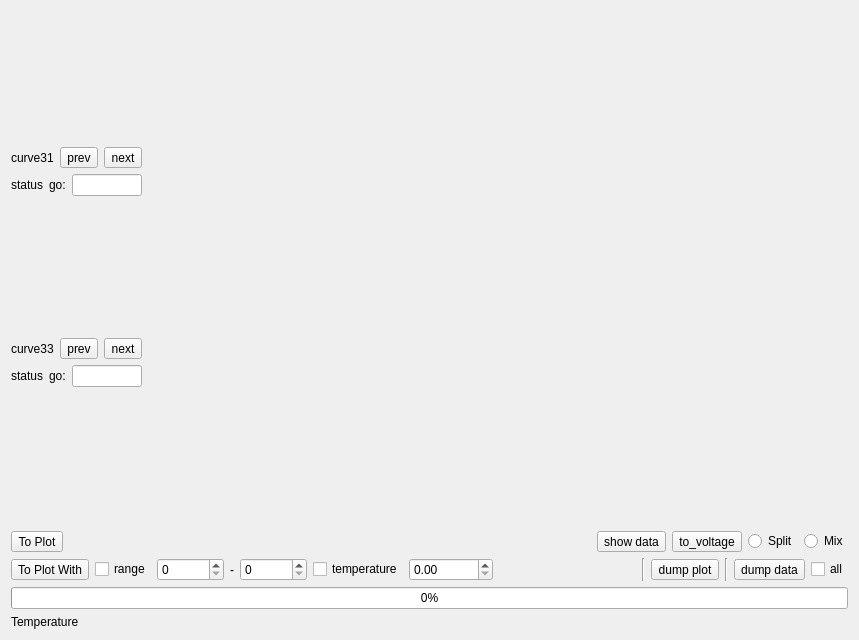
<?xml version="1.0" encoding="UTF-8"?>
<ui version="4.0">
 <class>FormPlotHistory</class>
 <widget class="QWidget" name="FormPlotHistory">
  <property name="geometry">
   <rect>
    <x>0</x>
    <y>0</y>
    <width>859</width>
    <height>640</height>
   </rect>
  </property>
  <property name="windowTitle">
   <string>PlotHistory</string>
  </property>
  <layout class="QGridLayout" name="gridLayout" rowstretch="1,0,0,0,0" columnstretch="1,9">
   <item row="4" column="0">
    <widget class="QLabel" name="labelTemperature">
     <property name="sizePolicy">
      <sizepolicy hsizetype="Preferred" vsizetype="Fixed">
       <horstretch>0</horstretch>
       <verstretch>0</verstretch>
      </sizepolicy>
     </property>
     <property name="text">
      <string>Temperature</string>
     </property>
    </widget>
   </item>
   <item row="1" column="0" colspan="2">
    <layout class="QHBoxLayout" name="hLayOpt">
     <item>
      <widget class="QToolButton" name="tBtnToPlot">
       <property name="text">
        <string>To Plot</string>
       </property>
      </widget>
     </item>
     <item>
      <spacer name="horizontalSpacer">
       <property name="orientation">
        <enum>Qt::Orientation::Horizontal</enum>
       </property>
       <property name="sizeHint" stdset="0">
        <size>
         <width>40</width>
         <height>20</height>
        </size>
       </property>
      </spacer>
     </item>
     <item>
      <widget class="QToolButton" name="tBtnShowData">
       <property name="text">
        <string>show data</string>
       </property>
      </widget>
     </item>
     <item>
      <widget class="QToolButton" name="tBtnToVoltage">
       <property name="text">
        <string>to_voltage</string>
       </property>
      </widget>
     </item>
     <item>
      <widget class="QRadioButton" name="radioButtonSplit">
       <property name="text">
        <string>Split</string>
       </property>
      </widget>
     </item>
     <item>
      <widget class="QRadioButton" name="radioButtonMix">
       <property name="text">
        <string>Mix</string>
       </property>
      </widget>
     </item>
    </layout>
   </item>
   <item row="0" column="1">
    <widget class="QStackedWidget" name="stackedWidget">
     <widget class="QWidget" name="pageMix">
      <layout class="QGridLayout" name="gridLayout_3">
       <item row="0" column="0">
        <layout class="QGridLayout" name="gLayMix"/>
       </item>
      </layout>
     </widget>
     <widget class="QWidget" name="pageSplit">
      <layout class="QGridLayout" name="gridLayout_5">
       <item row="0" column="0">
        <layout class="QGridLayout" name="gLay31"/>
       </item>
       <item row="1" column="0">
        <layout class="QGridLayout" name="gLay33"/>
       </item>
      </layout>
     </widget>
    </widget>
   </item>
   <item row="0" column="0">
    <layout class="QVBoxLayout" name="verticalLayout" stretch="9,9">
     <item>
      <layout class="QVBoxLayout" name="vLay14">
       <item>
        <layout class="QHBoxLayout" name="hLay14">
         <item>
          <widget class="QLabel" name="label14">
           <property name="text">
            <string>curve31</string>
           </property>
          </widget>
         </item>
         <item>
          <widget class="QToolButton" name="tBtnPrev14">
           <property name="text">
            <string>prev</string>
           </property>
          </widget>
         </item>
         <item>
          <widget class="QToolButton" name="tBtnNext14">
           <property name="text">
            <string>next</string>
           </property>
          </widget>
         </item>
        </layout>
       </item>
       <item>
        <layout class="QHBoxLayout" name="hLay14Status">
         <item>
          <widget class="QLabel" name="labelStatus31">
           <property name="text">
            <string>status</string>
           </property>
          </widget>
         </item>
         <item>
          <layout class="QHBoxLayout" name="hLay14StatusGo">
           <item>
            <widget class="QLabel" name="label14Go">
             <property name="text">
              <string>go:</string>
             </property>
            </widget>
           </item>
           <item>
            <widget class="QLineEdit" name="lineEdit14Go"/>
           </item>
          </layout>
         </item>
        </layout>
       </item>
      </layout>
     </item>
     <item>
      <layout class="QVBoxLayout" name="vLay24">
       <item>
        <layout class="QHBoxLayout" name="hLay24">
         <item>
          <widget class="QLabel" name="label24">
           <property name="text">
            <string>curve33</string>
           </property>
          </widget>
         </item>
         <item>
          <widget class="QToolButton" name="tBtnPrev24">
           <property name="text">
            <string>prev</string>
           </property>
          </widget>
         </item>
         <item>
          <widget class="QToolButton" name="tBtnNext24">
           <property name="text">
            <string>next</string>
           </property>
          </widget>
         </item>
        </layout>
       </item>
       <item>
        <layout class="QHBoxLayout" name="hLay24Status">
         <item>
          <widget class="QLabel" name="labelStatus33">
           <property name="text">
            <string>status</string>
           </property>
          </widget>
         </item>
         <item>
          <layout class="QHBoxLayout" name="hLay24StatusGo">
           <item>
            <widget class="QLabel" name="label24Go">
             <property name="text">
              <string>go:</string>
             </property>
            </widget>
           </item>
           <item>
            <widget class="QLineEdit" name="lineEdit24Go"/>
           </item>
          </layout>
         </item>
        </layout>
       </item>
      </layout>
     </item>
    </layout>
   </item>
   <item row="2" column="0" colspan="2">
    <layout class="QHBoxLayout" name="horizontalLayout">
     <item>
      <widget class="QToolButton" name="tBtnToPlotWith">
       <property name="text">
        <string>To Plot With</string>
       </property>
      </widget>
     </item>
     <item>
      <widget class="QCheckBox" name="checkBoxSendRange">
       <property name="text">
        <string>range</string>
       </property>
      </widget>
     </item>
     <item>
      <widget class="QSpinBox" name="spinBoxRangeStart">
       <property name="maximum">
        <number>999999</number>
       </property>
      </widget>
     </item>
     <item>
      <widget class="QLabel" name="label">
       <property name="text">
        <string>-</string>
       </property>
       <property name="alignment">
        <set>Qt::AlignmentFlag::AlignCenter</set>
       </property>
      </widget>
     </item>
     <item>
      <widget class="QSpinBox" name="spinBoxRangeEnd">
       <property name="maximum">
        <number>999999</number>
       </property>
      </widget>
     </item>
     <item>
      <widget class="QCheckBox" name="checkBoxTemperature">
       <property name="text">
        <string>temperature</string>
       </property>
      </widget>
     </item>
     <item>
      <widget class="QDoubleSpinBox" name="doubleSpinBoxTemperature">
       <property name="maximum">
        <double>999999.989999999990687</double>
       </property>
      </widget>
     </item>
     <item>
      <spacer name="horizontalSpacer_2">
       <property name="orientation">
        <enum>Qt::Orientation::Horizontal</enum>
       </property>
       <property name="sizeHint" stdset="0">
        <size>
         <width>40</width>
         <height>20</height>
        </size>
       </property>
      </spacer>
     </item>
     <item>
      <widget class="Line" name="line">
       <property name="orientation">
        <enum>Qt::Orientation::Vertical</enum>
       </property>
      </widget>
     </item>
     <item>
      <widget class="QToolButton" name="toolButtonDumpPlot">
       <property name="text">
        <string>dump plot</string>
       </property>
      </widget>
     </item>
     <item>
      <widget class="Line" name="line_2">
       <property name="orientation">
        <enum>Qt::Orientation::Vertical</enum>
       </property>
      </widget>
     </item>
     <item>
      <widget class="QToolButton" name="toolButtonDumpData">
       <property name="text">
        <string>dump data</string>
       </property>
      </widget>
     </item>
     <item>
      <widget class="QCheckBox" name="checkBoxAll">
       <property name="text">
        <string>all</string>
       </property>
      </widget>
     </item>
    </layout>
   </item>
   <item row="3" column="0" colspan="2">
    <widget class="QProgressBar" name="progressBarToPlot">
     <property name="value">
      <number>0</number>
     </property>
    </widget>
   </item>
  </layout>
 </widget>
 <resources/>
 <connections/>
</ui>
